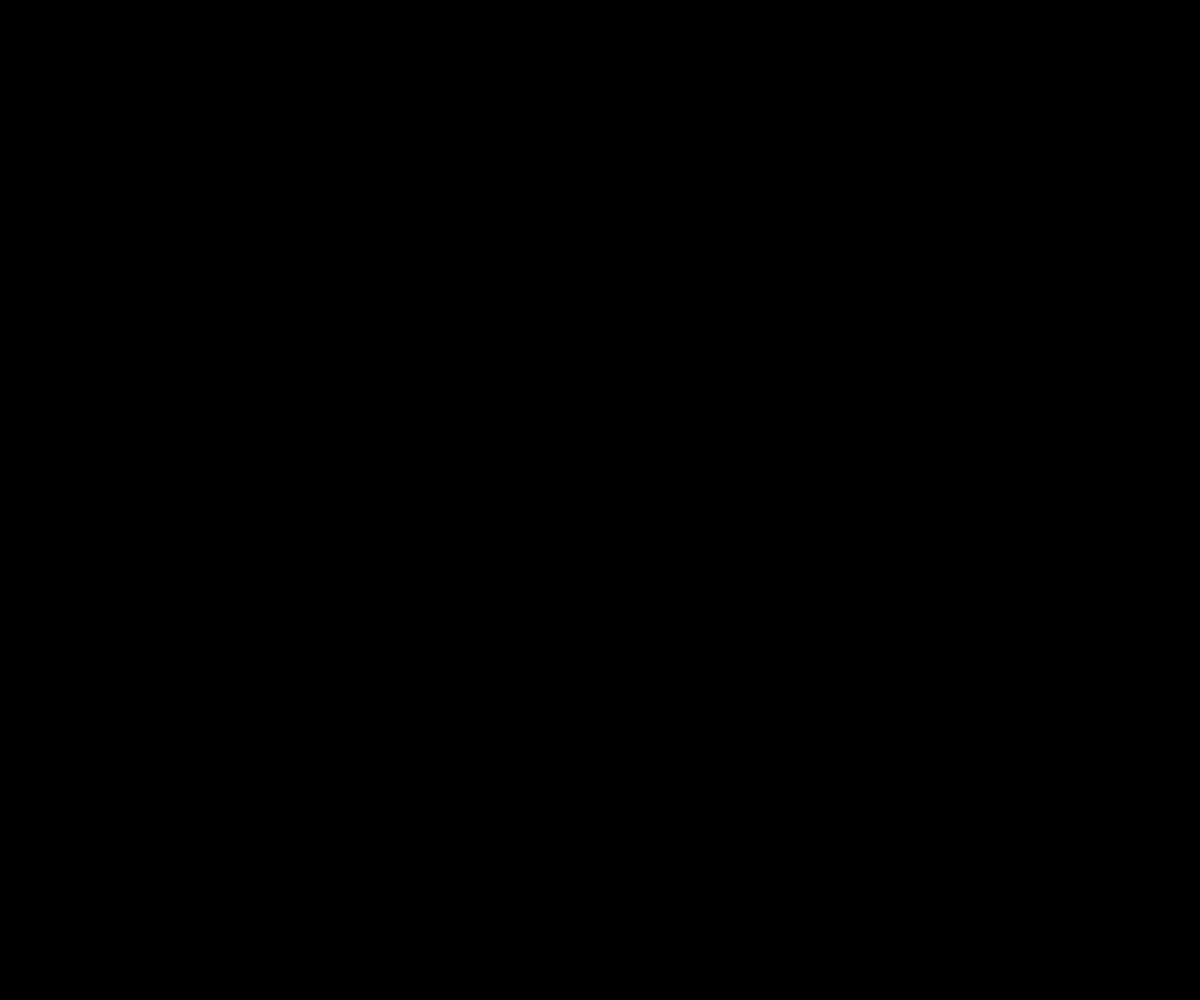
Frame 1 (no input)
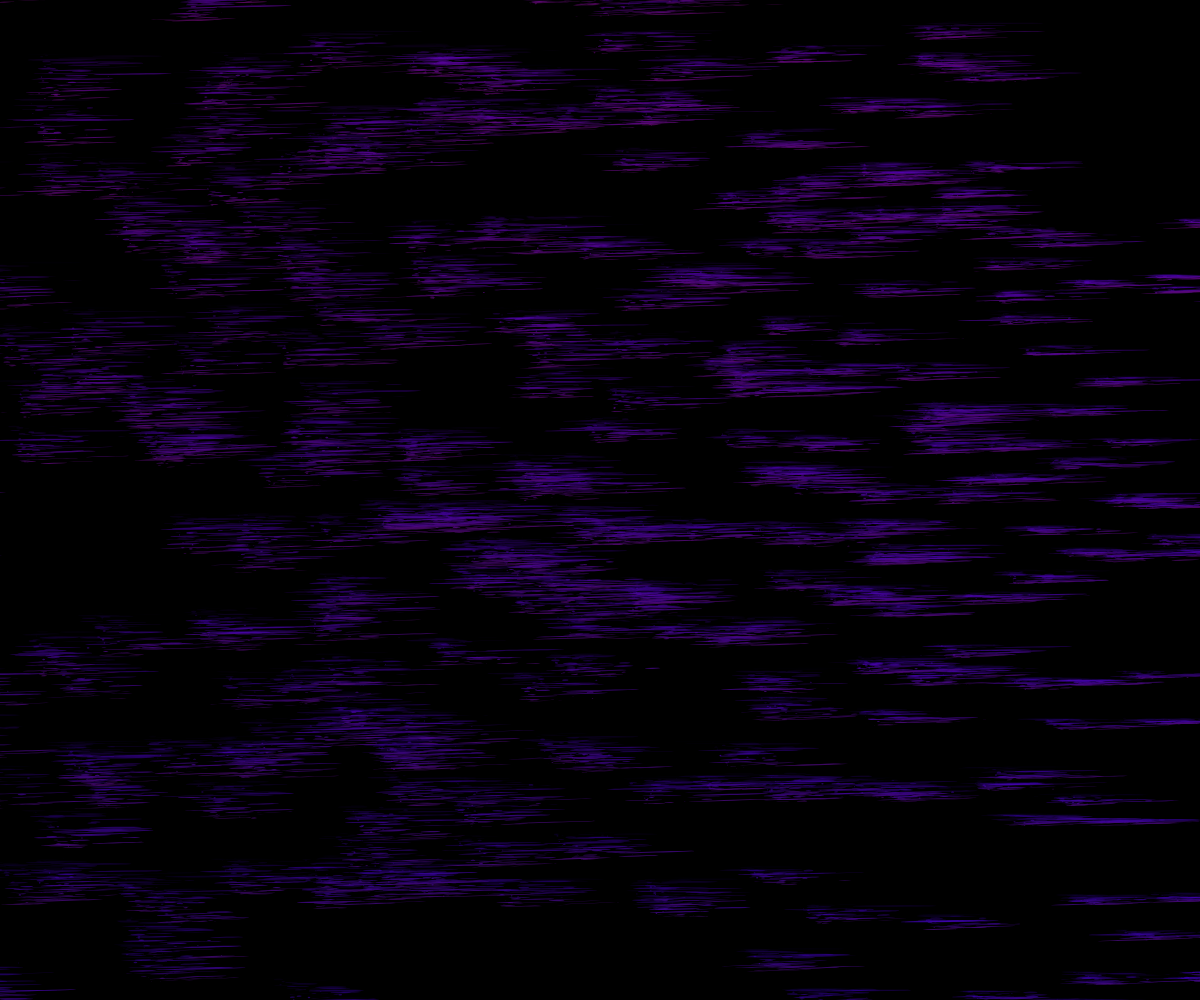
Frame 60 (no input)
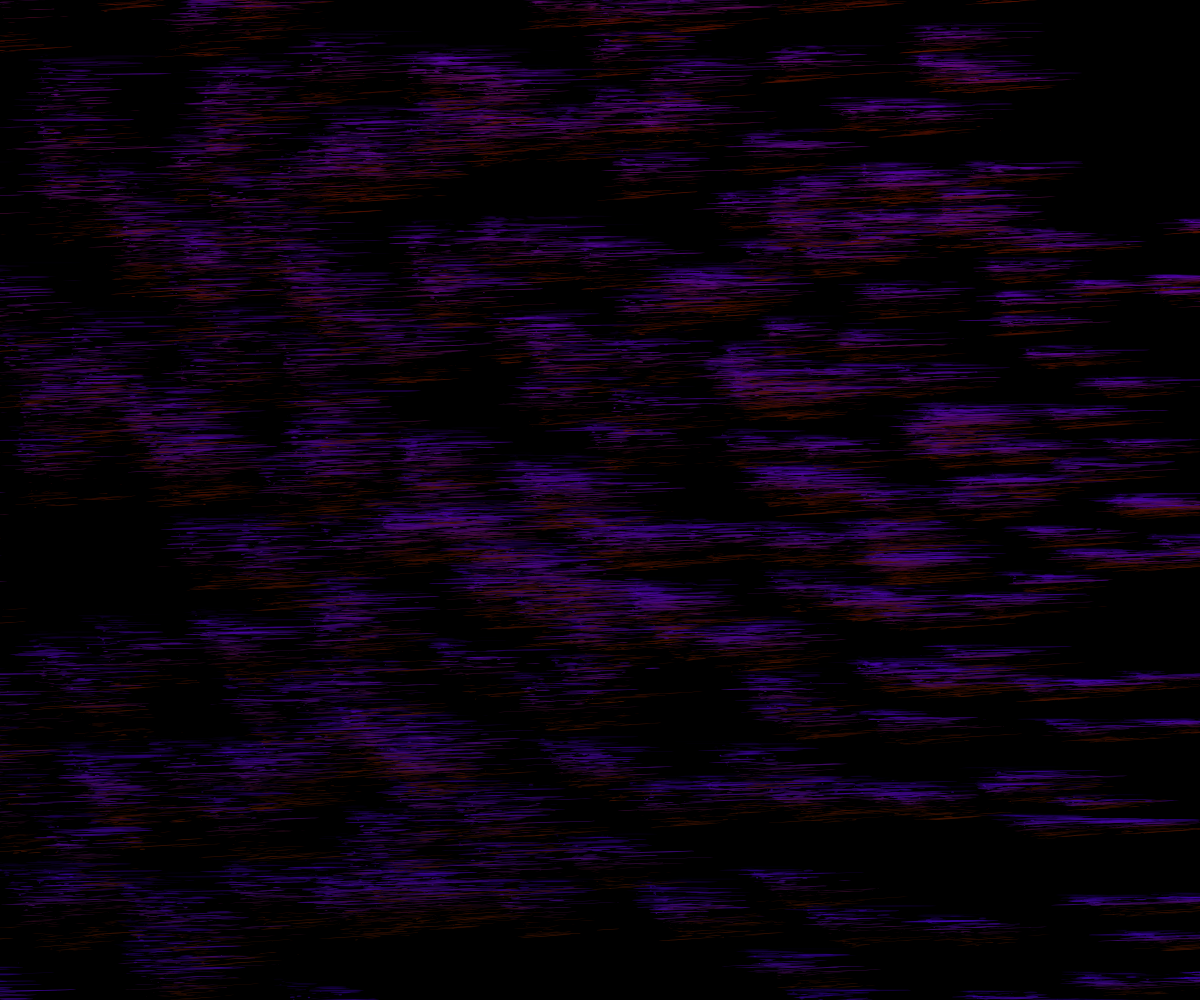
Frame 120 (the mouse pressed at the canvas centre since frame 60)

The p5.js sketch that drew these frames (run headless with seeded random() and noise() and a simulated clock; from frame 60 on, the mouse is pressed at the canvas centre):

// p5.js sketch
// ── sketch.js
var points = []; //starting points




function setup() {
  createCanvas(windowWidth, windowHeight);
  background(0);
  angleMode(DEGREES);
  
  var density = 25;
  var space = width / density;

  
  for (var x = 0; x < width; x += space){
    for ( var y = 0; y < height; y += space){
         var p = createVector(x + random(-width/2, width/2), y + random(-height/2, height/2));
    
      points.push(p);
    
    }
  }
}

function draw() {
  
  rotate(sin(frameCount / 50) * -90);
  //scale(sin(frameCount / 10) * 10.5);
  
  var mult = random(-0.001, 0.1);
  
  noStroke();
  background(0, 0.1);
  noCursor();
  
  
  for (var i = 0; i < points.length; i++) {

    // B
    var r = map(points[i].y, 0, width, 100, 55);
     var b = map(cos(frameCount), 0, 1, 10, 205);
    var g = map(sin(frameCount), 0, width, 50, 255);


    
    var angle = map(noise(points[i].x * mult, points[i].y * mult, points[i].y * mult), 0, 1, 0, 360);
    
    fill(r, sin(frameCount/10) * 100 , b, sin(frameCount) * 255);
    
    points[i].add(createVector((-1) * sin(angle) * noise(0.1, 0.9), -cos(angle)));
    
    
  let offset = random(0.1, 100);
    
    ellipse(points[i].x + random(offset), points[i].y, -sin(frameCount) * random(-0.1, 1.9) - random(offset),  cos(frameCount) * random(-0.1, 1.9));


  
    
    
  }
}
